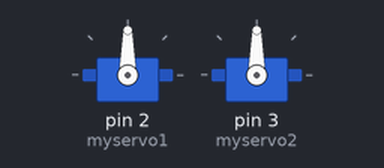
Bench run of a sketch on a simulated Arduino Uno, built with avr-gcc and run on an emulated ATmega328P. Parts: 2 × servo.

Above: at 0.1 s.
At 5.1 s:
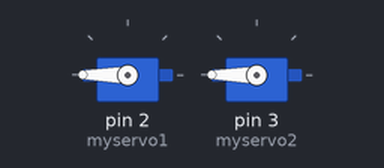
At 15.6 s:
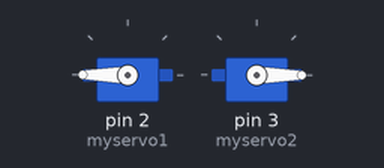
At 26.2 s:
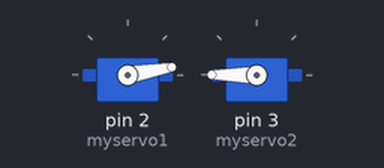
Timing chart, 0 to 40.0 s (numbered marks = the images above):
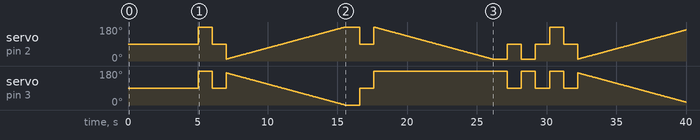

The sketch:

Servo_test.ino
```cpp
#include <Servo.h>

Servo myservo1;
Servo myservo2;


  int pos;
  int pos2;

void setup() {
  // put your setup code here, to run once:
  Serial.begin(9600);

  // Servo pinMode

  myservo1.attach(2),
  myservo2.attach(3);

  // Set servos to position 0

  myservo1.write(90);
  myservo2.write(90);

  delay(5000);

}

void reSet () {
   delay(1000);

   myservo1.write(90);
   myservo2.write(90);

   delay(1000);
}


//transición a etapa 1

void Etapa1(){
      for(pos=10; pos<=180;pos++){
        myservo1.write(pos);
        myservo2.write(180-pos);
        delay(50);

      }
}
// transición a etapa 3

void Etapa3(){
      for(pos=180; pos>=10;pos--){
        myservo1.write(pos);
        myservo2.write(170+pos);
        delay(50);

      }
}

// transición a etapa 2
void Etapa2(){
      for(pos2=10;pos2<=180;pos2++){
        myservo1.write(10);
        myservo2.write(pos2);

      }
}

//transición etapa 4

void Etapa4(){
      for(pos=10; pos<=180;pos++){
        myservo1.write(pos);
        myservo2.write(pos);

      }

}
void loop() {
  Etapa4();
  reSet();
  Etapa1();
  reSet();
  Etapa3();
  reSet();
  Etapa2();
  reSet();


}


//    myservo1.write(180);
//    myservo2.write(180);
//
//    delay(1000);
//
//    myservo1.write(180);
//    myservo2.write(10);
//
//     delay(1000);
//
//    myservo1.write(10);
//    myservo2.write(180);
//
//     delay(1000);
//
//    myservo1.write(10);
//    myservo2.write(10);
//
//    delay(3000);

//  // put your main code here, to run repeatedly:
//
//    for (pos=0; pos<=180; pos++){
//
//    myservo1.write(pos);
//    delay(20);
//    myservo2.write(180-pos);
//    Serial.println(pos);
//    delay(20);
//      }
//
//    for (pos=180; pos>=0;pos--){
//    myservo1.write(pos);
//    delay(20);
//    myservo2.write(0+pos);
//    Serial.println(pos);
//    delay(20);
//    }
  //
```
